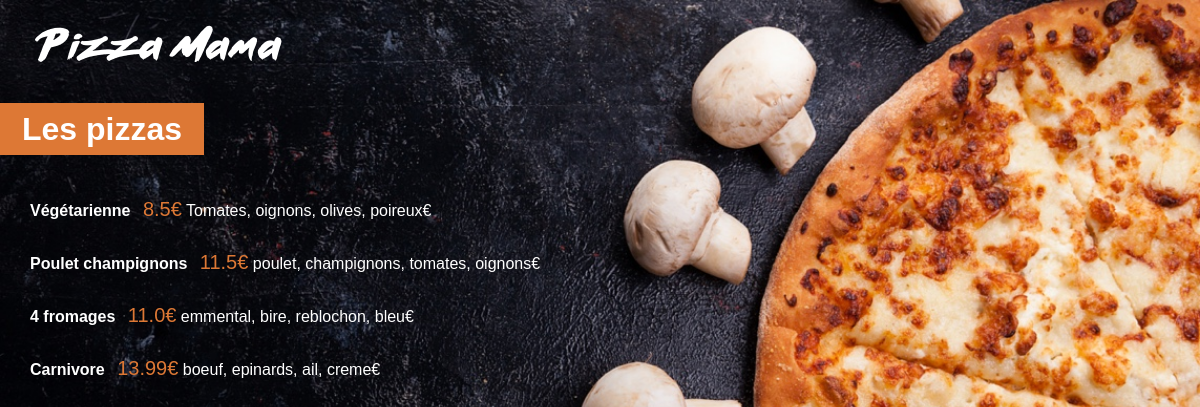
The app's page /menu/ with its own data.
### menu/models.py (models this page shows, shortened)
class Pizza(models.Model):
    nom = models.CharField(max_length=200)
    ingredients = models.CharField(max_length=400)
    prix = models.FloatField(default=0)
    vegetarienne = models.BooleanField(default=False)

### menu/views.py (the view)
# urls.py: path('', views.index, name='index'),
def index(request):
    pizzas = Pizza.objects.all()
    return render(request, 'menu/index.html', {'pizzas' : pizzas})

### menu/templates/menu/index.html (shortened to what this page needs)
<!DOCTYPE html>
{% load static %}
<html lang="fr">
<head>
    <link rel="stylesheet" href="{% static 'menu/style.css' %}">
</head>
<body>
    <img id="smallLogo" src="{% static 'menu/images/small_logo.png' %}">
    <div class="menuTitle">
        <h1>Les pizzas</h1>
    </div>
    <div class="menuList">
        {% for pizza in pizzas %}
        <div class="menuListItem">
            <span class="menuListTitle">{{pizza.nom}}</span>
            <span class="menuListPrice">{{pizza.prix}}€</span>
            <span class="menuListIngredients">{{pizza.ingredients}}€</span>
        </div>
        {% endfor %}
    </div>
</body>
</html>

### menu/static/menu/style.css (style rules this page uses)
body { background : url("images/menu_background.jpg") no-repeat center center fixed; -webkit-background-size: cover; -moz-background-size: cover; -o-background-size: cover; background-size: cover; color: white; margin: 0px; font-family: Arial; }
#smallLogo { margin-top : 25px; margin-left : 35px; }
h1 { background-color: #DD7835; display: inline; padding: 8px 22px; }
.menuTitle { margin-top: 45px; margin-bottom: 50px; }
.menuList { margin-left: 30px; }
.menuListItem { margin: 30px 0px; }
.menuListTitle { font-weight: bold; font-seize: 20px; }
.menuListPrice { color: #DD7835; font-size: 20px; margin-left: 8px; }

### records on screen
Pizza: nom "Végétarienne", prix "8.5", ingredients "Tomates, oignons, olives, poireux"
Pizza: nom "Poulet champignons", prix "11.5", ingredients "poulet, champignons, tomates, oignons"
Pizza: nom "4 fromages", prix "11.0", ingredients "emmental, bire, reblochon, bleu"
Pizza: nom "Carnivore", prix "13.99", ingredients "boeuf, epinards, ail, creme"
